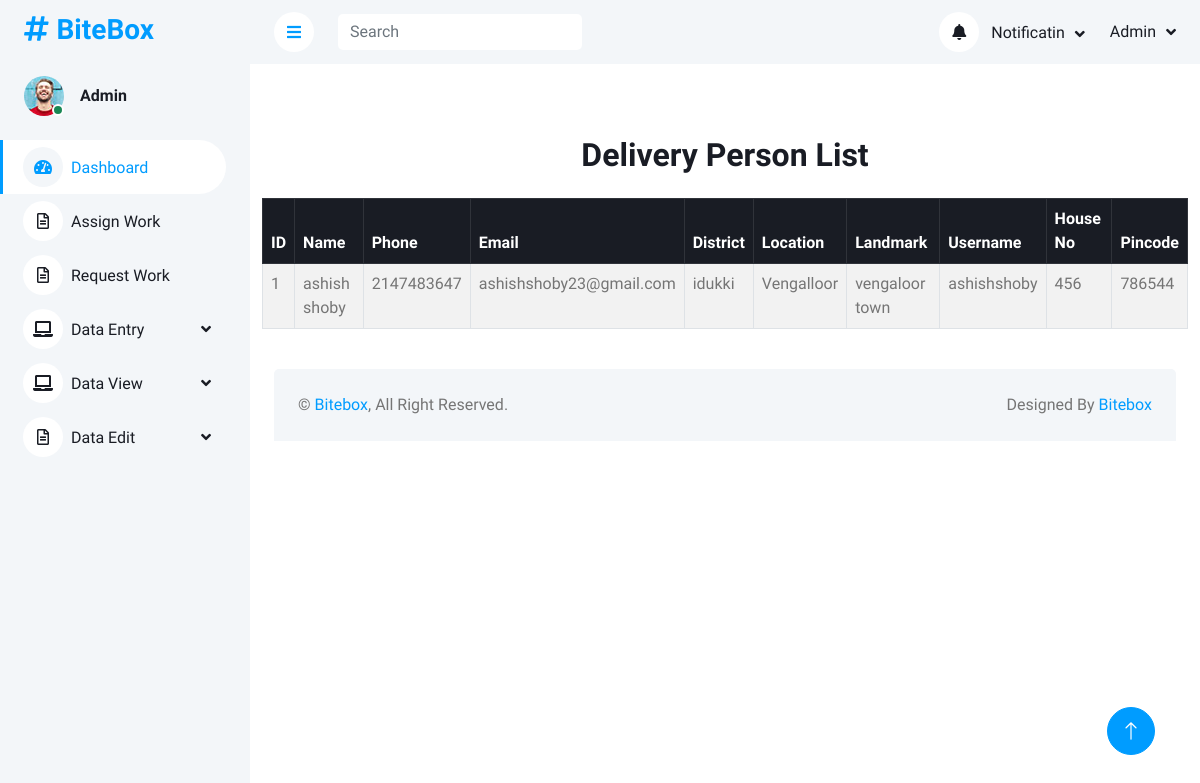
The app's page /Admin/deliverypersonlist.php with its own data.
### tables this page shows
CREATE TABLE IF NOT EXISTS `tbl_deliveryperson` (
  `deliverypersonid` int NOT NULL AUTO_INCREMENT,
  `name` varchar(60) NOT NULL,
  `phone` int NOT NULL,
  `email` varchar(40) NOT NULL,
  `districtid` int NOT NULL,
  `locationid` int NOT NULL,
  `landmark` varchar(50) NOT NULL,
  `username` varchar(20) NOT NULL,
  `password` varchar(8) NOT NULL,
  `houseno` int NOT NULL,
  `pincode` int NOT NULL,
  PRIMARY KEY (`deliverypersonid`)
);

CREATE TABLE IF NOT EXISTS `tbl_district` (
  `districtid` int NOT NULL AUTO_INCREMENT,
  `districtname` varchar(30) NOT NULL,
  PRIMARY KEY (`districtid`)
);

CREATE TABLE IF NOT EXISTS `tbl_location` (
  `locationid` int NOT NULL AUTO_INCREMENT,
  `locationname` varchar(10) NOT NULL,
  `districtid` int NOT NULL,
  PRIMARY KEY (`locationid`)
);

### dboperation.php (called while the page is built, shortened)
<?php
class dboperation
{
    public $con,$res;
    function __construct()
    {
        $this->con=mysqli_connect("localhost","root","","db_bitebox");
    }
    public function executequery($sql)
    {
        $this->res=mysqli_query($this->con,$sql);
        return $this->res;
    }
}
?>

### Admin/deliverypersonlist.php (the view)
<?php
include_once("header.php");
include_once("../dboperation.php");
$obj = new dboperation();
$sql = "SELECT dp.deliverypersonid, dp.name, dp.phone, dp.email, d.districtname, l.locationname, dp.landmark, dp.username, dp.houseno, dp.pincode
        FROM tbl_deliveryperson dp
        LEFT JOIN tbl_district d ON dp.districtid = d.districtid
        LEFT JOIN tbl_location l ON dp.locationid = l.locationid
        ORDER BY dp.deliverypersonid DESC";
$res = $obj->executequery($sql);
?>
<br><br><br>
<div class="container">
    <h2 class="text-center mb-4">Delivery Person List</h2>
    <table class="table table-bordered table-striped">
        <thead class="table-dark">
            <tr>
                <th>ID</th>
                <th>Name</th>
                <th>Phone</th>
                <th>Email</th>
                <th>District</th>
                <th>Location</th>
                <th>Landmark</th>
                <th>Username</th>
                <th>House No</th>
                <th>Pincode</th>
            </tr>
        </thead>
        <tbody>
            <?php
            if ($res && mysqli_num_rows($res) > 0) {
                while ($row = mysqli_fetch_assoc($res)) {
                    echo "<tr>
                            <td>{$row['deliverypersonid']}</td>
                            <td>{$row['name']}</td>
                            <td>{$row['phone']}</td>
                            <td>{$row['email']}</td>
                            <td>{$row['districtname']}</td>
                            <td>{$row['locationname']}</td>
                            <td>{$row['landmark']}</td>
                            <td>{$row['username']}</td>
                            <td>{$row['houseno']}</td>
                            <td>{$row['pincode']}</td>
                          </tr>";
                }
            } else {
                echo "<tr><td colspan='10' class='text-center'>No Delivery Persons Found</td></tr>";
            }
            ?>
        </tbody>
    </table>
</div>
<?php include("footer.php"); ?>

### Admin/css/style.css (style rules this page uses)
:root { --primary: #009CFF; --light: #F3F6F9; --dark: #191C24; }

### records on screen
tbl_deliveryperson: deliverypersonid "1", name "ashish shoby", phone "2147483647", email "ashishshoby23@gmail.com", districtid.districtname "idukki", locationid.locationname "Vengalloor", landmark "vengaloor town", username "ashishshoby", houseno "456", pincode "786544"
